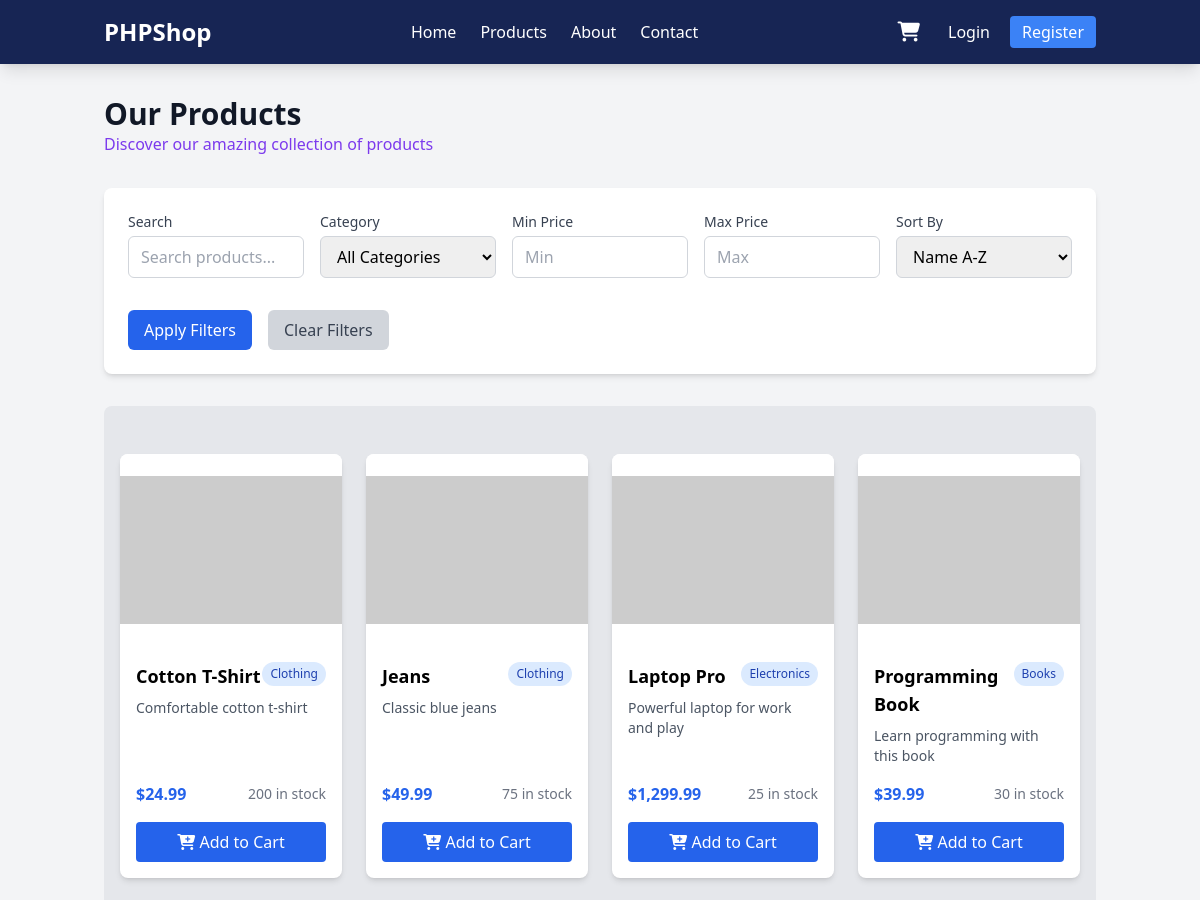
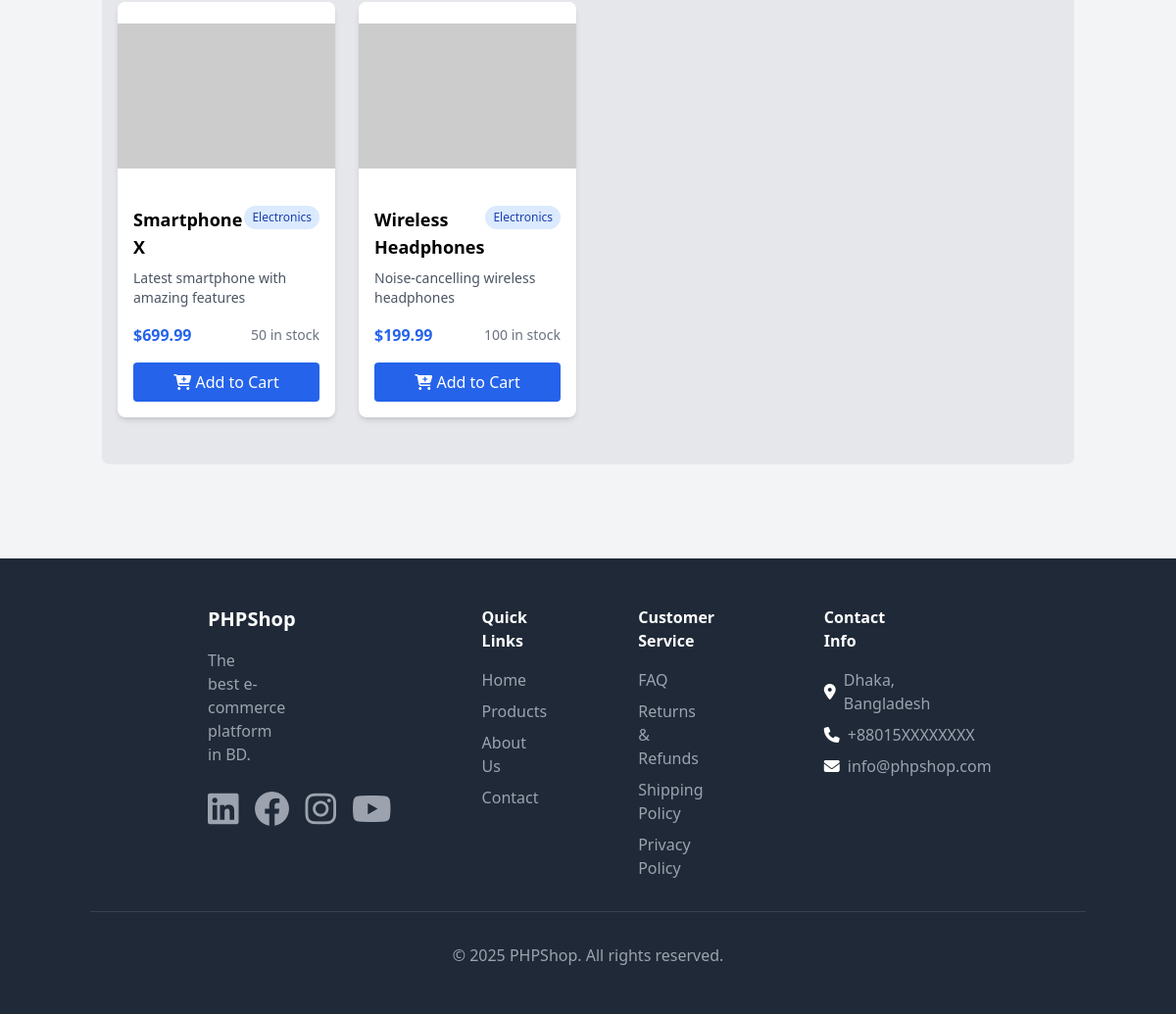
/products.php, run on the app's committed database (2 pictures, top to bottom).
### tables this page shows
CREATE TABLE products (
    id INT AUTO_INCREMENT PRIMARY KEY,
    name VARCHAR(200) NOT NULL,
    description TEXT,
    price DECIMAL(10,2) NOT NULL,
    image_url VARCHAR(255),
    category_id INT,
    stock_quantity INT NOT NULL DEFAULT 0,
    created_at DATETIME DEFAULT CURRENT_TIMESTAMP,
    FOREIGN KEY (category_id) REFERENCES categories(id)
);

CREATE TABLE categories (
    id INT AUTO_INCREMENT PRIMARY KEY,
    name VARCHAR(100) NOT NULL,
    description TEXT,
    created_at DATETIME DEFAULT CURRENT_TIMESTAMP
);

### includes/functions.php (called while the page is built, shortened)
<?php
function format_price($price) {
    return '$' . number_format($price, 2);
}
?>

### products.php (the view, shortened to what this page needs)
<?php
require_once 'includes/config.php';
require_once 'includes/header.php';
$search = isset($_GET['search']) ? $_GET['search'] : '';
$min_price = isset($_GET['min_price']) ? $_GET['min_price'] : '';
$max_price = isset($_GET['max_price']) ? $_GET['max_price'] : '';
$sort = isset($_GET['sort']) ? $_GET['sort'] : 'name';
$sql = "SELECT p.*, c.name as category_name
        FROM products p
        LEFT JOIN categories c ON p.category_id = c.id";
$filter_conditions = [];
$filter_conditions[] = "p.stock_quantity > 0";
if (!empty($filter_conditions)) {
    $sql .= " WHERE " . implode(" AND ", $filter_conditions);
}
$sort_options = [
    'name' => 'p.name ASC',
    'name_desc' => 'p.name DESC',
    'price' => 'p.price ASC',
    'price_desc' => 'p.price DESC',
    'newest' => 'p.created_at DESC'
];
$sql .= " ORDER BY " . ($sort_options[$sort] ?? 'p.name ASC');
$stmt = $mysqli->prepare($sql);
$stmt->execute();
$result = $stmt->get_result();
$products = $result->fetch_all(MYSQLI_ASSOC);
?>
<div class="mb-8">
    <h1 class="text-3xl font-bold text-gray-900">Our Products</h1>
    <p class="text-violet-600">Discover our amazing collection of products</p>
</div>
<div class="bg-white p-6 rounded-lg shadow-md mb-8">
    <form method="GET" class="grid grid-cols-1 md:grid-cols-5 gap-4">
        <div>
            <label class="block text-sm font-medium text-gray-700 mb-1">Search</label>
            <input type="text" name="search" value="<?php echo htmlspecialchars($search); ?>"
                   placeholder="Search products..."
                   class="w-full px-3 py-2 border border-gray-300 rounded-md focus:outline-none focus:ring-blue-500 focus:border-blue-500">
        </div>
        <div>
            <label class="block text-sm font-medium text-gray-700 mb-1">Category</label>
            <select name="category" class="w-full px-3 py-2 border border-gray-300 rounded-md focus:outline-none focus:ring-blue-500 focus:border-blue-500">
                <option value="">All Categories</option>
            </select>
        </div>
        <div>
            <label class="block text-sm font-medium text-gray-700 mb-1">Min Price</label>
            <input type="number" name="min_price" value="<?php echo htmlspecialchars($min_price); ?>"
                   placeholder="Min" min="0" step="0.01"
                   class="w-full px-3 py-2 border border-gray-300 rounded-md focus:outline-none focus:ring-blue-500 focus:border-blue-500">
        </div>
        <div>
            <label class="block text-sm font-medium text-gray-700 mb-1">Max Price</label>
            <input type="number" name="max_price" value="<?php echo htmlspecialchars($max_price); ?>"
                   placeholder="Max" min="0" step="0.01"
                   class="w-full px-3 py-2 border border-gray-300 rounded-md focus:outline-none focus:ring-blue-500 focus:border-blue-500">
        </div>
        <div>
            <label class="block text-sm font-medium text-gray-700 mb-1">Sort By</label>
            <select name="sort" class="w-full px-3 py-2 border border-gray-300 rounded-md focus:outline-none focus:ring-blue-500 focus:border-blue-500">
                <option value="name" <?php echo ($sort == 'name') ? 'selected' : ''; ?>>Name A-Z</option>
            </select>
        </div>
        <div class="md:col-span-5 flex space-x-4 pt-4">
            <button type="submit" class="bg-blue-600 text-white px-4 py-2 rounded-md hover:bg-blue-700 transition">
                Apply Filters
            </button>
            <a href="products.php" class="bg-gray-300 text-gray-700 px-4 py-2 rounded-md hover:bg-gray-400 transition">
                Clear Filters
            </a>
        </div>
    </form>
</div>
<div class="bg-gray-200 py-12 mb-16 rounded-lg">
    <div class="container mx-auto px-4">
        <div class="grid grid-cols-1 sm:grid-cols-2 md:grid-cols-3 lg:grid-cols-4 gap-6">
            <?php if(count($products) > 0): ?>
                <?php foreach($products as $product): ?>
                    <a href="product.php?id=<?php echo $product['id']; ?>" class="block">
                        <div class="bg-white rounded-lg shadow-md overflow-hidden hover:shadow-lg transition-transform duration-300 transform hover:scale-105 flex flex-col h-full">
                            <div class="h-48 flex items-center justify-center bg-white">
                                <img src="<?php echo $product['image_url'] ?: 'https://via.placeholder.com/300x200'; ?>"
                                     alt="<?php echo htmlspecialchars($product['name']); ?>"
                                     class="max-h-full max-w-full object-contain">
                            </div>
                            <div class="p-4 flex-grow flex flex-col justify-between">
                                <div>
                                    <div class="flex justify-between items-start mb-2">
                                        <h3 class="font-semibold text-lg"><?php echo htmlspecialchars($product['name']); ?></h3>
                                        <span class="bg-blue-100 text-blue-800 text-xs px-2 py-1 rounded-full">
                                            <?php echo htmlspecialchars($product['category_name'] ?? 'Uncategorized'); ?>
                                        </span>
                                    </div>
                                    <p class="text-gray-600 text-sm mb-4 line-clamp-2"><?php echo htmlspecialchars($product['description']); ?></p>
                                </div>
                                <div>
                                    <div class="flex justify-between items-center mb-4">
                                        <span class="text-blue-600 font-bold"><?php echo format_price($product['price']); ?></span>
                                        <span class="text-sm text-gray-500"><?php echo $product['stock_quantity']; ?> in stock</span>
                                    </div>
                                    <?php if($product['stock_quantity'] > 0): ?>
                                        <form action="add_to_cart.php" method="post" onclick="event.stopPropagation();" class="mt-auto">
                                            <button type="submit" class="w-full bg-blue-600 text-white py-2 px-3 rounded hover:bg-blue-700 transition">
                                                <i class="fas fa-cart-plus"></i> Add to Cart
                                            </button>
                                        </form>
                                    <?php endif; ?>
                                </div>
                            </div>
                        </div>
                    </a>
                <?php endforeach; ?>
            <?php endif; ?>
        </div>
    </div>
</div>
<?php
require_once 'includes/footer.php';
?>

### includes/header.php (style rules this page uses)
.line-clamp-2 { display: -webkit-box; -webkit-line-clamp: 2; -webkit-box-orient: vertical; overflow: hidden; }

### data on the page
products: name "Cotton T-Shirt", category.name "Clothing", description "Comfortable cotton t-shirt", price "$24.99", stock_quantity "200"
products: name "Jeans", category.name "Clothing", description "Classic blue jeans", price "$49.99", stock_quantity "75"
products: name "Laptop Pro", category.name "Electronics", description "Powerful laptop for work and play", price "$1,299.99", stock_quantity "25"
products: name "Programming Book", category.name "Books", description "Learn programming with this book", price "$39.99", stock_quantity "30"
products: name "Smartphone X", category.name "Electronics", description "Latest smartphone with amazing features", price "$699.99", stock_quantity "50"
products: name "Wireless Headphones", category.name "Electronics", description "Noise-cancelling wireless headphones", price "$199.99", stock_quantity "100"
